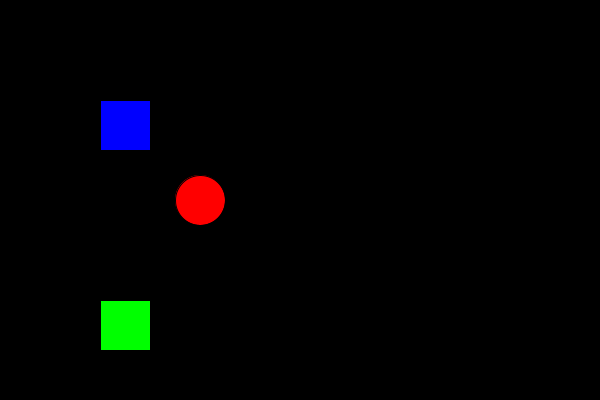
Frame 1 (no input)
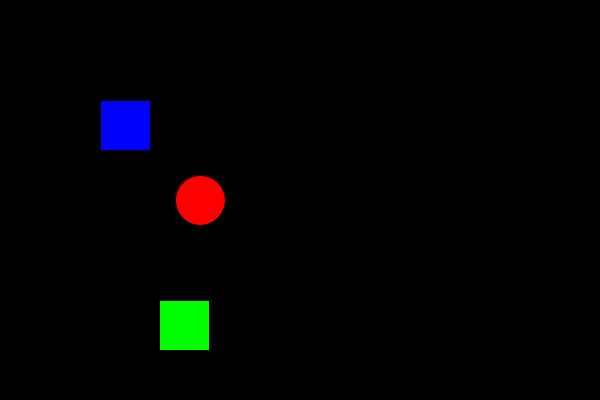
Frame 60 (the mouse pressed at the canvas centre just before this capture)
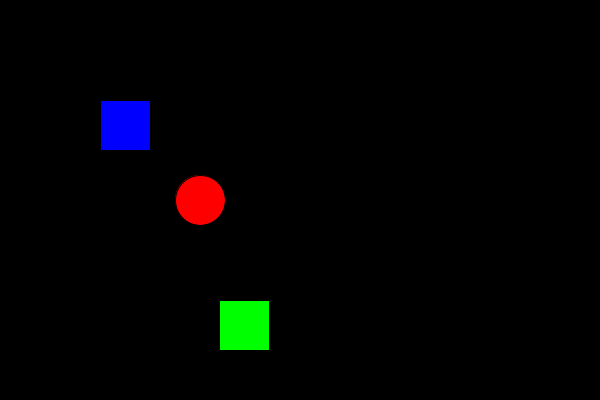
Frame 120 (the mouse held since frame 60 and released just before this capture)

The Processing sketch that drew these frames (run headless with seeded random() and noise(); from frame 60 on, the mouse is pressed at the canvas centre):

// Processing sketch: Comencemos_a_pintar_1
// ── Comencemos_a_pintar_1.pde
int x;

void setup() {
  size(600, 400); 
  x = 100;
}

void draw() {
  background(0);
  //Cuadrado Azul
  fill(0, 0, 255);
  rect(100, 100, 50, 50);
  //Redonda Roja
  fill(255, 0, 0);
  ellipse(200, 200, 50, 50);
  //Cuadrado Verde
  fill(0, 255, 0);
  rect(x, 300, 50, 50);
  x = x + 1;
}
